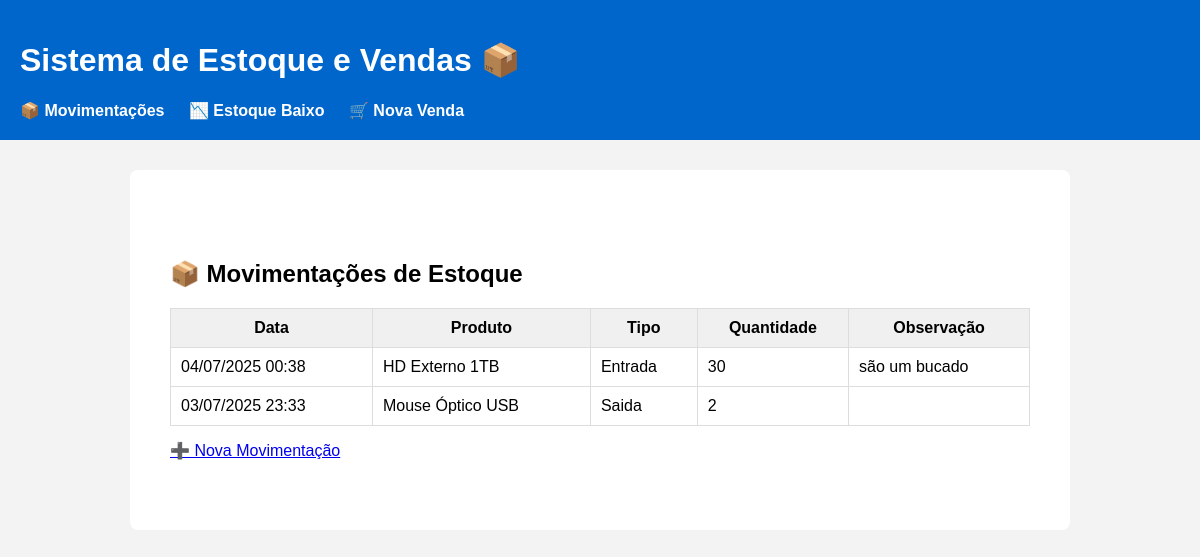
The page /movimentacoes/ on the database as committed earlier.
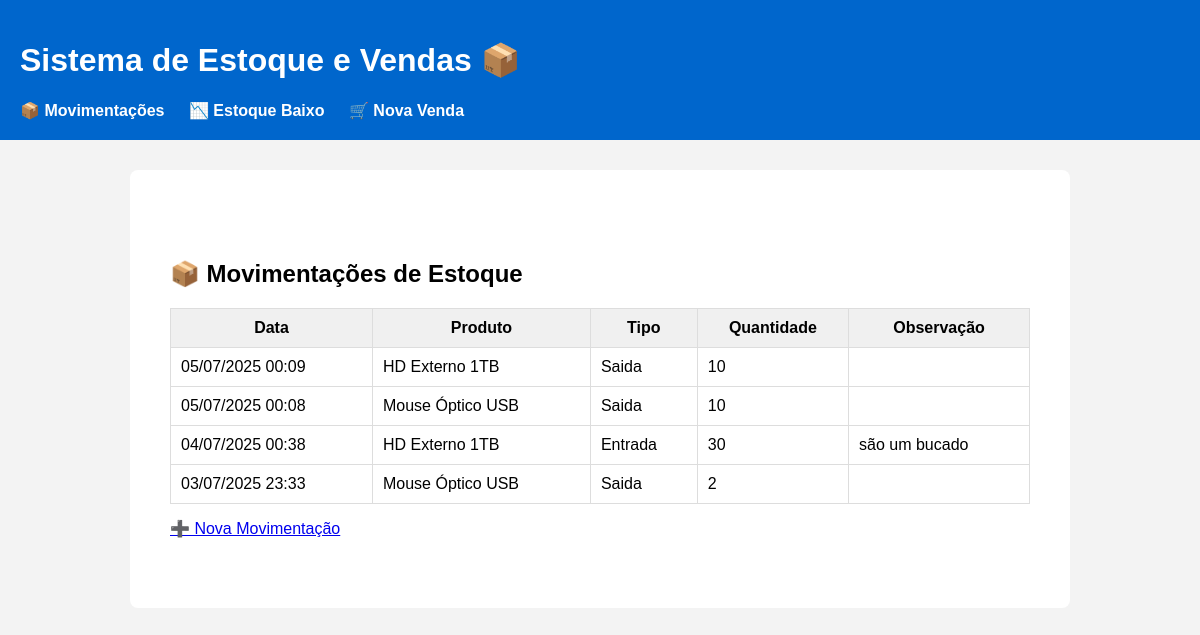
The same page on the database as committed later.
### core/models.py (models this page shows, shortened)
class MovimentacaoEstoque(models.Model):
    TIPO_CHOICES = (
        ('Entrada', 'entrada'),
        ('Saida', 'Saída'),
    )
    produto = models.ForeignKey(Produto, on_delete=models.CASCADE)
    tipo = models.CharField(max_length=10, choices=TIPO_CHOICES)
    quantidade = models.IntegerField()
    data = models.DateTimeField(auto_now_add=True)
    observacao = models.TextField(blank=True, null=True)

class Produto(models.Model):
    nome = models.CharField(max_length=100)
    descricao = models.TextField(blank=True)
    preco = models.DecimalField(max_digits=10, decimal_places=2)
    quantidade_estoque = models.IntegerField()
    estoque_minimo = models.IntegerField(default=0)
    fornecedor = models.ForeignKey(Fornecedor, on_delete=models.CASCADE)
    data_cadastro = models.DateField(auto_now_add=True)

### core/views.py (the view)
# urls.py: path('movimentacoes/', views.movimentacoes_estoque, name='movimentacoes_estoque'),
def movimentacoes_estoque(request):
    movimentacoes = MovimentacaoEstoque.objects.all().order_by('-data')
    return render(request, 'core/movimentacoes.html', {'movimentacoes': movimentacoes})

### core/templates/core/movimentacoes.html (shortened to what this page needs)
{% extends 'core/base.html' %}
{% load static %}
{% block content %}
<div class="container">
    <h2>📦 Movimentações de Estoque</h2>
    <table class="table">
        <thead>
            <tr>
                <th>Data</th>
                <th>Produto</th>
                <th>Tipo</th>
                <th>Quantidade</th>
                <th>Observação</th>
            </tr>
        </thead>
        <tbody>
            {% for m in movimentacoes %}
            <tr>
                <td>{{ m.data|date:"d/m/Y H:i" }}</td>
                <td>{{ m.produto.nome }}</td>
                <td>{{ m.tipo }}</td>
                <td>{{ m.quantidade }}</td>
                <td>{{ m.observacao }}</td>
            </tr>
            {% empty %}
            <tr>
                <td colspan="5">Nenhuma movimentação registrada.</td>
            </tr>
            {% endfor %}
        </tbody>
    </table>
    <a href="{% url 'nova_movimentacao' %}" class="btn btn-primary">➕ Nova Movimentação</a>
</div>
{% endblock %}

### core/templates/core/base.html (shortened to what this page needs)
<!DOCTYPE html>
<html lang="pt-br">
<head>
</head>
<body>
    <header>
        <h1>Sistema de Estoque e Vendas 📦</h1>
        <nav>
            <a href="{% url 'movimentacoes_estoque' %}">📦 Movimentações</a>
            <a href="{% url 'relatorio_estoque_baixo' %}">📉 Estoque Baixo</a>
            <a href="{% url 'nova_venda' %}">🛒 Nova Venda</a>
        </nav>
    </header>
    <div class="container">
        {% block content %}
        {% endblock %}
    </div>
</body>
</html>

### core/templates/core/base.html (style rules this page uses)
body { font-family: Arial, sans-serif; margin: 0; padding: 0; background: #f3f3f3; }
header { background: #0066cc; color: white; padding: 20px; }
nav a { color: white; margin-right: 20px; text-decoration: none; font-weight: bold; }
.container { max-width: 900px; margin: 30px auto; background: white; padding: 20px; border-radius: 8px; }
table { width: 100%; border-collapse: collapse; margin: 15px 0; }
th, td { border: 1px solid #ddd; padding: 10px; }
th { background: #f0f0f0; }

Rows that differ between the two databases and show on the page:
added MovimentacaoEstoque: data "05/07/2025 00:09", produto.nome "HD Externo 1TB", tipo "Saida", quantidade "10"
added MovimentacaoEstoque: data "05/07/2025 00:08", produto.nome "Mouse Óptico USB", tipo "Saida", quantidade "10"
